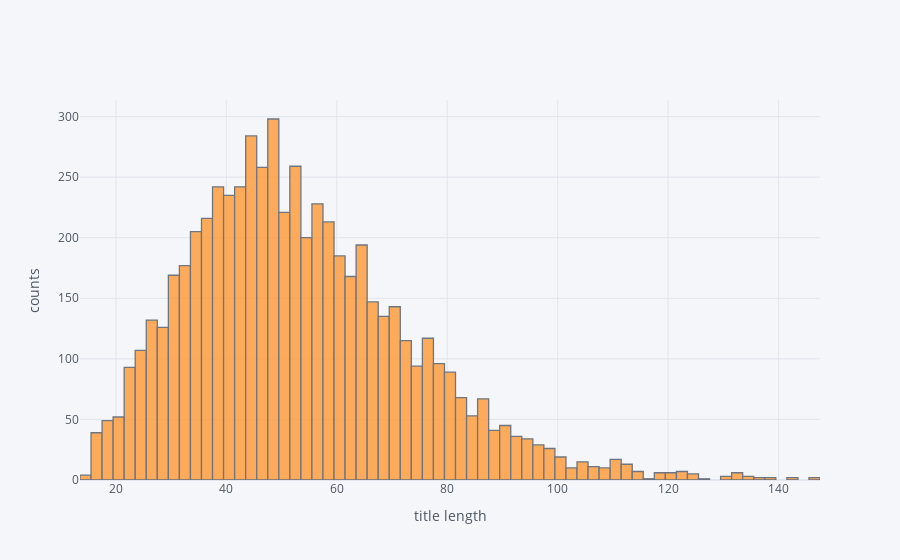

Write notebook code for a chart like this one.
### Code cell
df_train.title_len.iplot(kind='histogram', xTitle='title length', yTitle='counts')

### Figure 1 — Plotly figure (JSON) as saved in the notebook; plotly's stock layout.template omitted (floating-point values rounded to 4 significant figures; data arrays with more than 128 entries replaced by an {"elided": "..."} marker saying what was removed)
{"data": [{"histfunc": "count", "histnorm": "", "marker": {"color": "rgba(255, 153, 51, 1.0)", "line": {"color": "#4D5663", "width": 1.3}}, "name": "title_len", "opacity": 0.8, "orientation": "v", "type": "histogram", "x": {"elided": "6079 int values"}}], "layout": {"barmode": "overlay", "legend": {"bgcolor": "#F5F6F9", "font": {"color": "#4D5663"}}, "paper_bgcolor": "#F5F6F9", "plot_bgcolor": "#F5F6F9", "title": {"font": {"color": "#4D5663"}}, "xaxis": {"gridcolor": "#E1E5ED", "showgrid": true, "tickfont": {"color": "#4D5663"}, "title": {"font": {"color": "#4D5663"}, "text": "title length"}, "zerolinecolor": "#E1E5ED"}, "yaxis": {"gridcolor": "#E1E5ED", "showgrid": true, "tickfont": {"color": "#4D5663"}, "title": {"font": {"color": "#4D5663"}, "text": "counts"}, "zerolinecolor": "#E1E5ED"}}}
